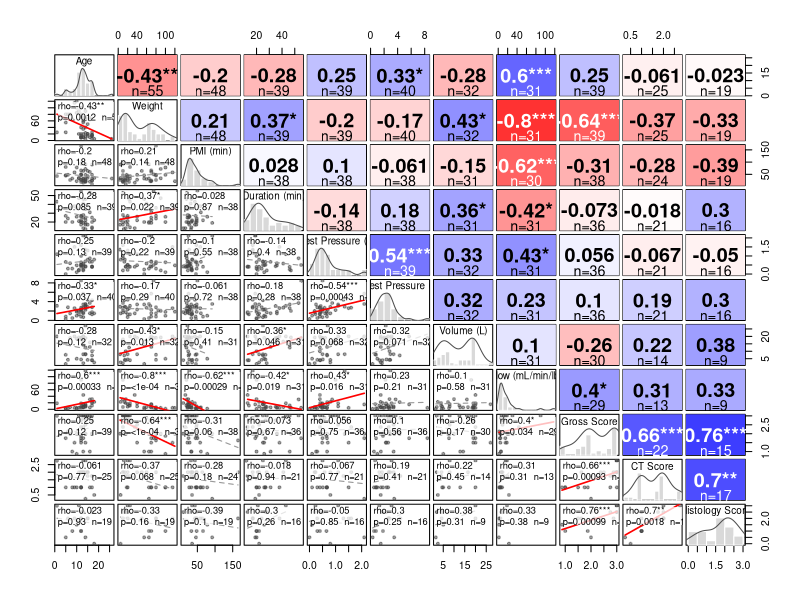

R code for this plot:
library(readr)
library(dplyr)
library(stringr)

setwd("C:/Users/AndyMcKenzie.sparksbrain/Dropbox/Dog-Brain-Bank/")
raw <- read_tsv("Dog ratings - Sheet1.tsv", col_types = cols(.default = col_character()))

# the first gross column header carries the scoring legend; trim it to its prefix
names(raw) <- sub("^(ACA R Gross).*", "\\1", names(raw))
names(raw) <- trimws(names(raw))   # strip stray trailing CR/space (e.g. Region T)

mins <- function(x) {
  x <- str_to_lower(str_trim(x))
  if (is.na(x) || str_detect(x, "tod|record")) return(NA_real_)
  m <- as.numeric(str_match(x, "(\\d+)\\s*m")[, 2])
  if (is.na(m) || m == 0) NA_real_ else m
}
press <- function(x) {
  x <- str_to_lower(str_trim(x))
  if (is.na(x) || x == "nr" || x == "") return(NA_real_)
  suppressWarnings(as.numeric(x))
}
litres <- function(x) {
  x <- str_to_lower(str_trim(x))
  if (is.na(x) || x == "nr" || x == "") return(NA_real_)
  suppressWarnings(as.numeric(str_replace(x, "\\s*l", "")))
}

# calculating weight classes and cognitive impairment 

cohort_summary <- raw %>%
  mutate(
    weight = as.numeric(`Weight (lbs)`),
    weight_class = case_when(
      weight >= 88 ~ "Giant",
      weight >= 55 ~ "Large",
      weight >= 22 ~ "Medium",
      weight >= 11 ~ "Small",
      weight >= 2  ~ "Toy",
      TRUE ~ NA_character_
    ),
    cognitive_status = case_when(
      `Signs of confusion 6 mo. prior` == "No" ~ "No",
      str_detect(`Signs of confusion 6 mo. prior`, "^Yes") ~ "Impaired",
      TRUE ~ "Unknown"
    )
  )

cohort_summary %>%
  count(weight_class) %>%
  mutate(percent = round(100 * n / sum(n), 2))

cohort_summary %>%
  count(cognitive_status) %>%
  mutate(percent = round(100 * n / sum(n), 2))

# perfusion calculations
df <- raw %>%
  rename(
    age = `Age (years)`, weight = `Weight (lbs)`,
    p_low_raw = `Lowest pressure recorded`, p_high_raw = `Highest pressure recorded`,
    dur_raw = `Duration of perfusion`, vol_raw = `Volume used (Liters)`,
    pmi_raw = `PMI (minutes)`
  ) %>%
  mutate(
    age       = suppressWarnings(as.numeric(age)),
    weight    = suppressWarnings(as.numeric(weight)),
    pmi_min   = vapply(pmi_raw,  mins,   numeric(1)),
    dur_min   = vapply(dur_raw,  mins,   numeric(1)),
    p_low     = vapply(p_low_raw,  press, numeric(1)),
    p_high    = vapply(p_high_raw, press, numeric(1)),
    volume_L  = vapply(vol_raw,  litres, numeric(1)),
    flow_per_lb = (volume_L * 1000) / dur_min / weight   # mL/min/lb
  )

# non-perfused donors: exclude from all perfusion parameters and quality scores,
# but keep their age, weight, and PMI
non_perfused <- str_detect(str_to_lower(coalesce(df$p_high_raw, "")), "not perfused|no perfusion") |
  str_detect(str_to_lower(coalesce(df$p_low_raw,  "")), "not perfused|no perfusion")

df <- df %>%
  mutate(
    p_low       = ifelse(non_perfused, NA_real_, p_low),
    p_high      = ifelse(non_perfused, NA_real_, p_high),
    dur_min     = ifelse(non_perfused, NA_real_, dur_min),
    volume_L    = ifelse(non_perfused, NA_real_, volume_L),
    flow_per_lb = ifelse(non_perfused, NA_real_, flow_per_lb)
  )

gross_cols <- c("ACA R Gross","MCA R Gross","PCA R Gross","CB R Gross",
                "ACA L Gross","MCA L Gross","PCA L Gross","CB L Gross")
ct_cols    <- c("ACA R CT","MCA R CT","PCA R CT","CB R CT",
                "ACA L CT","MCA L CT","PCA L CT","CB L CT")
hist_cols  <- c("Consensus Blood Clearance (0-3 Scale) - Region H",
                "Consensus Blood Clearance (0-3 Scale) - Region T")
df <- df %>% mutate(across(all_of(c(gross_cols, ct_cols, hist_cols)),
                           ~ suppressWarnings(as.numeric(.))))

# null out quality scores for non-perfused donors before computing composites
df <- df %>% mutate(across(all_of(c(gross_cols, ct_cols, hist_cols)),
                           ~ ifelse(non_perfused, NA_real_, .)))

row_mean_min <- function(m, min_n = 4)
  apply(m, 1, function(r) if (sum(!is.na(r)) >= min_n) mean(r, na.rm = TRUE) else NA_real_)

df <- df %>%
  mutate(
    gross_composite = row_mean_min(as.matrix(across(all_of(gross_cols)))),
    ct_composite    = row_mean_min(as.matrix(across(all_of(ct_cols)))),
    # histology score = mean of the two consensus region scores (0-3 scale,
    # like gross/CT); both regions are scored together so this needs both
    hist_composite  = row_mean_min(as.matrix(across(all_of(hist_cols))), min_n = 2)
  )

num_vars <- df %>%
  select(age, weight, pmi_min, dur_min, p_low, p_high, volume_L, flow_per_lb,
         gross_composite, ct_composite, hist_composite)

vlab <- c("Age","Weight","PMI (min)","Duration (min)","Lowest Pressure (PSI)",
          "Highest Pressure (PSI)","Volume (L)","Flow (mL/min/lb)",
          "Gross Score","CT Score","Histology Score")
spm_vars <- num_vars
colnames(spm_vars) <- vlab

stars <- function(p) if (is.na(p)) "" else if (p<.001) "***" else if (p<.01) "**" else if (p<.05) "*" else ""

panel_lower <- function(x, y, ...) {
  points(x, y, pch = 19, cex = 0.6, col = adjustcolor("#444444", alpha.f = 0.5))
  ok <- is.finite(x) & is.finite(y)
  p <- NA
  if (sum(ok) >= 4) { ct <- suppressWarnings(cor.test(x[ok], y[ok], method="spearman")); p <- ct$p.value }
  if (sum(ok) >= 3) {
    f <- lm(y[ok] ~ x[ok]); xs <- range(x[ok]); ys <- coef(f)[1] + coef(f)[2]*xs
    s <- !is.na(p) && p < .05
    lines(xs, ys, col = if (s) "red" else "grey60", lwd = if (s) 1.6 else 1.1, lty = if (s) 1 else 2)
  }
  txt <- if (sum(ok) >= 4)
    paste0("rho=", format(ct$estimate, digits=2), stars(p),
           "\np=", format.pval(p, digits=2, eps=1e-4), "  n=", sum(ok))
  else paste0("n=", sum(ok))
  u <- par("usr"); tx <- u[1]+0.05*(u[2]-u[1]); ty <- u[4]-0.06*(u[4]-u[3])
  rect(tx, ty - strheight(txt, cex=0.85),
       tx + max(strwidth(strsplit(txt,"\n")[[1]], cex=0.85)), ty,
       col = adjustcolor("white", alpha.f=0.75), border = NA)
  text(tx, ty, txt, cex = 0.85, adj = c(0,1))
}

panel_upper <- function(x, y, ...) {
  ok <- is.finite(x) & is.finite(y); u <- par("usr")
  if (sum(ok) >= 4) {
    ct <- suppressWarnings(cor.test(x[ok], y[ok], method="spearman")); r <- as.numeric(ct$estimate)
    it <- min(abs(r), 1)
    fill <- if (r >= 0) rgb(1-it, 1-it, 1) else rgb(1, 1-it, 1-it)
    rect(u[1], u[3], u[2], u[4], col = fill, border = NA)
    col <- if (it > 0.5) "white" else "black"
    text(mean(u[1:2]), mean(u[3:4]), paste0(format(r, digits=2), stars(ct$p.value)),
         cex = 1.8, font = 2, col = col)
    text(mean(u[1:2]), u[3]+0.12*(u[4]-u[3]), paste0("n=", sum(ok)), cex = 1.3, col = col)
  } else text(mean(u[1:2]), mean(u[3:4]), paste0("n=", sum(ok)), cex = 0.8)
}

panel_diag <- function(x, ...) {
  u <- par("usr"); par(usr = c(u[1:2], 0, 1.5)); on.exit(par(usr = u))
  xx <- x[is.finite(x)]; h <- hist(xx, plot = FALSE, breaks = 10)
  rect(h$breaks[-length(h$breaks)], 0, h$breaks[-1], h$counts/max(h$counts),
       col = "grey85", border = "white")
  d <- density(xx); lines(d$x, d$y/max(d$y), col = "grey30")
}

png("perfusion_scatterplot_matrix.png", width = 4600, height = 4600, res = 300)
pairs(spm_vars, labels = vlab,
      lower.panel = panel_lower, upper.panel = panel_upper, diag.panel = panel_diag,
      gap = 0.3, cex.labels = 0.9, cex.axis = 0.95, oma = c(4,4,4,4))
dev.off()

get_cor <- function(a, b) {
  x <- spm_vars[[a]]; y <- spm_vars[[b]]
  ok <- is.finite(x) & is.finite(y)
  ct <- suppressWarnings(cor.test(x[ok], y[ok], method = "spearman"))
  cat(sprintf("%-22s vs %-22s rho=%.2f  p=%.4g  n=%d\n",
              a, b, ct$estimate, ct$p.value, sum(ok)))
}

get_cor("Gross Score", "CT Score")
get_cor("Histology Score", "Gross Score")
get_cor("Histology Score", "CT Score")
get_cor("Weight", "Gross Score")
get_cor("Flow (mL/min/lb)", "Gross Score")
get_cor("Age", "Weight")
